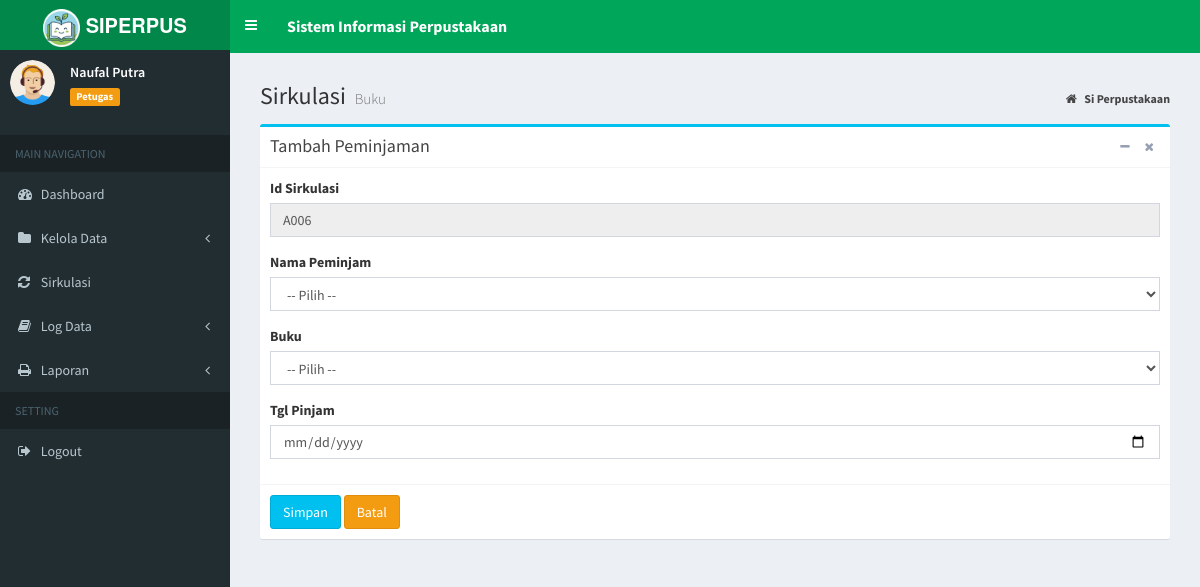
Before: /index.php?page=add_sirkul (signed in) with the older database file.
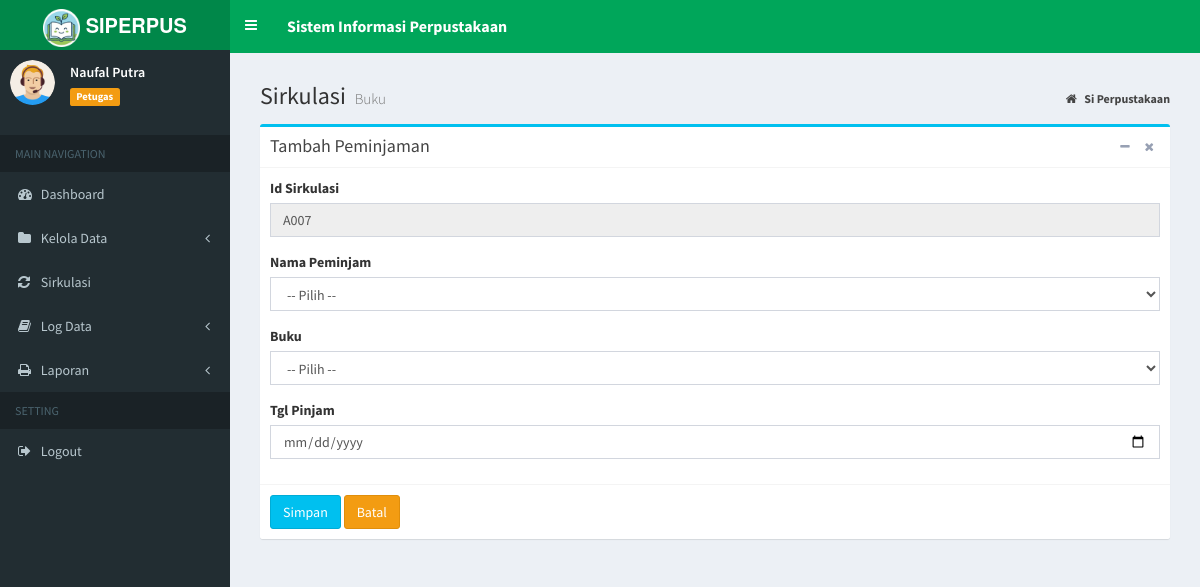
After: the same page with the newer database file.
### tables this page shows
CREATE TABLE `tb_sirkulasi` (
  `id_sk` varchar(20) NOT NULL,
  `id_buku` varchar(10) NOT NULL,
  `id_anggota` varchar(10) NOT NULL,
  `tgl_pinjam` date NOT NULL,
  `tgl_kembali` date NOT NULL,
  `status` enum('PIN','KEM') NOT NULL,
  `tgl_dikembalikan` date DEFAULT NULL,
  PRIMARY KEY (`id_sk`),
  KEY `id_buku` (`id_buku`),
  KEY `id_anggota` (`id_anggota`),
  CONSTRAINT `tb_sirkulasi_ibfk_1` FOREIGN KEY (`id_buku`) REFERENCES `tb_buku` (`id_buku`) ON DELETE CASCADE ON UPDATE CASCADE,
  CONSTRAINT `tb_sirkulasi_ibfk_2` FOREIGN KEY (`id_anggota`) REFERENCES `tb_anggota` (`id_anggota`) ON DELETE CASCADE ON UPDATE CASCADE
);

### admin/sirkul/add_sirkul.php (the view, shortened to what this page needs)
<?php
$carikode = mysqli_query($koneksi, "SELECT id_sk FROM tb_sirkulasi WHERE id_sk LIKE 'A%' ORDER BY id_sk DESC LIMIT 1");
$datakode = mysqli_fetch_array($carikode);
if ($datakode) {
    $kode = $datakode['id_sk'];
    $urut = substr($kode, 1, 3);
    $tambah = (int) $urut + 1;
} else {
    $tambah = 1;
}
if (strlen($tambah) == 1){
    $format = "A00".$tambah;
} else if (strlen($tambah) == 2){
    $format = "A0".$tambah;
} else {
    $format = "A".$tambah;
}
?>
<section class="content-header">
	<h1>
		Sirkulasi
		<small>Buku</small>
	</h1>
	<ol class="breadcrumb">
		<li>
			<a href="index.php">
				<i class="fa fa-home"></i>
				<b>Si Perpustakaan</b>
			</a>
		</li>
	</ol>
</section>
<section class="content">
	<div class="row">
		<div class="col-md-12">
			<div class="box box-info">
				<div class="box-header with-border">
					<h3 class="box-title">Tambah Peminjaman</h3>
					<div class="box-tools pull-right">
						<button type="button" class="btn btn-box-tool" data-widget="collapse">
							<i class="fa fa-minus"></i>
						</button>
						<button type="button" class="btn btn-box-tool" data-widget="remove">
							<i class="fa fa-remove"></i>
						</button>
					</div>
				</div>
				<form action="" method="post" enctype="multipart/form-data">
					<div class="box-body">
						<div class="form-group">
							<label>Id Sirkulasi</label>
							<input type="text" name="id_sk" id="id_sk" class="form-control"
								value="<?php echo $format; ?>" readonly />
						</div>
						<div class="form-group">
							<label>Nama Peminjam</label>
							<select name="id_anggota" id="id_anggota" class="form-control select2" style="width: 100%;">
								<option selected="selected">-- Pilih --</option>
							</select>
						</div>
						<div class="form-group">
							<label>Buku</label>
							<select name="id_buku" id="id_buku" class="form-control select2" style="width: 100%;">
								<option selected="selected">-- Pilih --</option>
							</select>
						</div>
						<div class="form-group">
							<label>Tgl Pinjam</label>
							<input type="date" name="tgl_pinjam" id="tgl_pinjam" class="form-control" />
						</div>
					</div>
					<div class="box-footer">
						<input type="submit" name="Simpan" value="Simpan" class="btn btn-info">
						<a href="?page=data_sirkul" class="btn btn-warning">Batal</a>
					</div>
				</form>
			</div>
</section>

Changed rows visible on the page:
no longer on this page (row unchanged): tb_sirkulasi: id_sk "A006"
added tb_sirkulasi: id_sk "A007"
